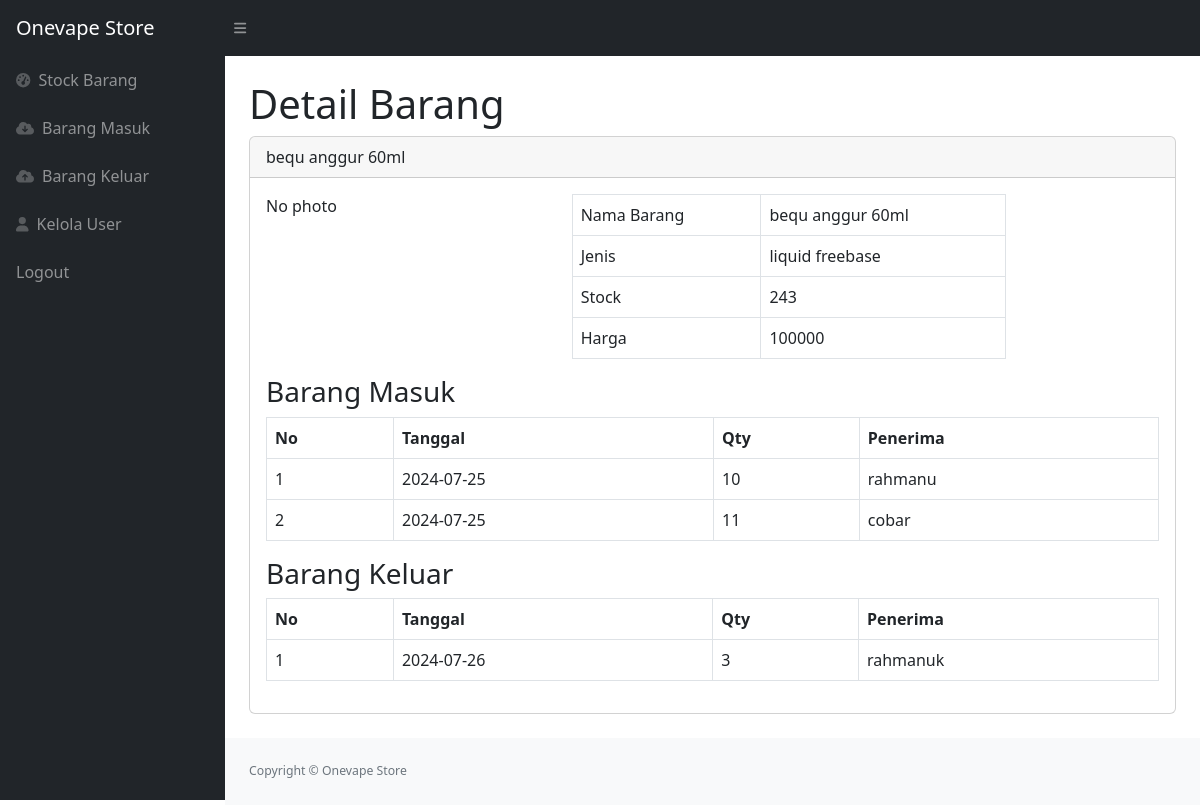
The page /detail.php?id=1 (signed in) on the database its author committed.
### tables this page shows
CREATE TABLE `stock` (
  `idbarang` int(11) NOT NULL,
  `namabarang` varchar(255) NOT NULL,
  `jenis` varchar(225) NOT NULL,
  `stock` int(11) NOT NULL,
  `harga` int(11) NOT NULL,
  `image` varchar(255) DEFAULT NULL
);

CREATE TABLE `masuk` (
  `idmasuk` int(11) NOT NULL,
  `idbarang` int(11) NOT NULL,
  `tanggal` date NOT NULL DEFAULT current_timestamp(),
  `qty` int(11) NOT NULL,
  `penerima` varchar(225) NOT NULL
);

CREATE TABLE `keluar` (
  `idkeluar` int(11) NOT NULL,
  `idbarang` int(11) NOT NULL,
  `tanggal` date NOT NULL DEFAULT current_timestamp(),
  `qty` int(11) NOT NULL,
  `penerima` varchar(225) NOT NULL
);

### detail.php (the view, shortened to what this page needs)
<?php
require 'function.php';
$idbarang = $_GET['id'];
$get = mysqli_query($connection, "SELECT * FROM stock WHERE idbarang='$idbarang'");
$fetch = mysqli_fetch_assoc($get);
$namabarang = $fetch['namabarang'];
$jenis = $fetch['jenis'];
$stock = $fetch['stock'];
$harga = $fetch['harga'];
$image = $fetch['image'];
if ($image == null) {
    $image = "No photo";
} else {
    $image = '<img src="images/' . $image . '" width="130px" height="150px">';
}
?>
<!DOCTYPE html>
<html lang="en">
<head>
    <link href="https://cdn.jsdelivr.net/npm/simple-datatables@7.1.2/dist/style.min.css" rel="stylesheet" />
    <link href="css/styles.css" rel="stylesheet" />
</head>
<body class="sb-nav-fixed">
    <nav class="sb-topnav navbar navbar-expand navbar-dark bg-dark">
        <a class="navbar-brand ps-3" href="index.php">Onevape Store</a>
        <button class="btn btn-link btn-sm order-1 order-lg-0 me-4 me-lg-0" id="sidebarToggle" href="#!"><i class="fas fa-bars"></i></button>
    </nav>
    <div id="layoutSidenav">
        <div id="layoutSidenav_nav">
            <nav class="sb-sidenav accordion sb-sidenav-dark" id="sidenavAccordion">
                <div class="sb-sidenav-menu">
                    <div class="nav">
                        <a class="nav-link" href="index.php">
                            <div class="sb-nav-link-icon"><i class="fas fa-tachometer-alt"></i></div>
                            Stock Barang
                        </a>
                        <a class="nav-link" href="masuk.php">
                            <div class="sb-nav-link-icon"><i class="fas fa-cloud-download"></i></div>
                            Barang Masuk
                        </a>
                        <a class="nav-link" href="keluar.php">
                            <div class="sb-nav-link-icon"><i class="fas fa-cloud-upload"></i></div>
                            Barang Keluar
                        </a>
                        <a class="nav-link" href="admin.php">
                            <div class="sb-nav-link-icon"><i class="fas fa-user"></i></div>
                            Kelola User
                        </a>
                        <a class="nav-link" href="logout.php">
                            Logout
                        </a>
                    </div>
                </div>
            </nav>
        </div>
        <div id="layoutSidenav_content">
            <main>
                <div class="container-fluid px-4">
                    <h1 class="mt-4">Detail Barang</h1>
                    <div class="card mb-4">
                        <div class="card-header">
                            <?= $namabarang; ?>
                        </div>
                        <div class="card-body">
                            <div class="row">
                                <div class="col-md-4">
                                    <?= $image; ?>
                                </div>
                                <div class="col-md-6">
                                    <table class="table table-bordered">
                                        <tr>
                                            <td>Nama Barang</td>
                                            <td><?= $namabarang; ?></td>
                                        </tr>
                                        <tr>
                                            <td>Jenis</td>
                                            <td><?= $jenis; ?></td>
                                        </tr>
                                        <tr>
                                            <td>Stock</td>
                                            <td><?= $stock; ?></td>
                                        </tr>
                                        <tr>
                                            <td>Harga</td>
                                            <td><?= $harga; ?></td>
                                        </tr>
                                    </table>
                                </div>
                            </div>
                            <h3>Barang Masuk</h3>
                            <div class="tabel-responsive">
                            <table class="table table-bordered" id="detailmasuk" width="100%" cellspacing= "0">
                                <thead>
                                    <tr>
                                        <th>No</th>
                                        <th>Tanggal</th>
                                        <th>Qty</th>
                                        <th>Penerima</th>
                                    </tr>
                                </thead>
                                <tbody>
                                    <?php
                                    $ambildatamasuk = mysqli_query($connection, "SELECT * FROM masuk  WHERE idbarang='$idbarang'");
                                    $no = 1;
                                    while ($fetch = mysqli_fetch_array($ambildatamasuk)) {
                                        $tanggal = $fetch['tanggal'];
                                        $qty = $fetch['qty'];
                                        $penerima = $fetch['penerima'];
                                    ?>
                                        <tr>
                                            <td><?= $no++; ?></td>
                                            <td><?= $tanggal; ?></td>
                                            <td><?= $qty; ?></td>
                                            <td><?= $penerima; ?></td>
                                        </tr>
                                    <?php
                                    };
                                    ?>
                                </tbody>
                            </table>
                            </div>
                            <h3>Barang Keluar</h3>
                            <div class="tabel-responsive">
                            <table class="table table-bordered" id="detailkeluar" width="100%" cellspacing= "0">
                                <thead>
                                    <tr>
                                        <th>No</th>
                                        <th>Tanggal</th>
                                        <th>Qty</th>
                                        <th>Penerima</th>
                                    </tr>
                                </thead>
                                <tbody>
                                    <?php
                                    $ambildatakeluar = mysqli_query($connection, "SELECT * FROM keluar  WHERE idbarang='$idbarang'");
                                    $no = 1;
                                    while ($fetch = mysqli_fetch_array($ambildatakeluar)) {
                                        $tanggal = $fetch['tanggal'];
                                        $qty = $fetch['qty'];
                                        $penerima = $fetch['penerima'];
                                    ?>
                                        <tr>
                                            <td><?= $no++; ?></td>
                                            <td><?= $tanggal; ?></td>
                                            <td><?= $qty; ?></td>
                                            <td><?= $penerima; ?></td>
                                        </tr>
                                    <?php
                                    };
                                    ?>
                                </tbody>
                            </table>
                            </div>
                        </div>
                    </div>
                </div>
            </main>
            <footer class="py-4 bg-light mt-auto">
                <div class="container-fluid px-4">
                    <div class="d-flex align-items-center justify-content-between small">
                        <div class="d-flex align-items-center justify-content-between small">
                            <div class="text-muted">Copyright &copy; Onevape Store</div>
                        </div>
                    </div>
                </div>
            </footer>
        </div>
    </div>
</body>
</html>

### rows shown on the page
stock: namabarang "bequ anggur 60ml", jenis "liquid freebase", stock "243", harga "100000"
masuk: tanggal "2024-07-25", qty "10", penerima "rahmanu"
masuk: tanggal "2024-07-25", qty "11", penerima "cobar"
keluar: tanggal "2024-07-26", qty "3", penerima "rahmanuk"

### other values the page prints
$image "No photo"
